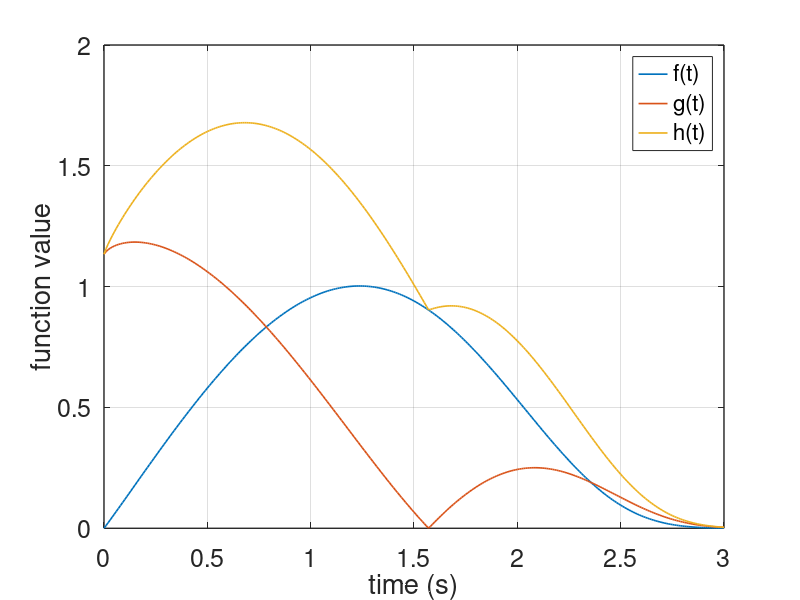
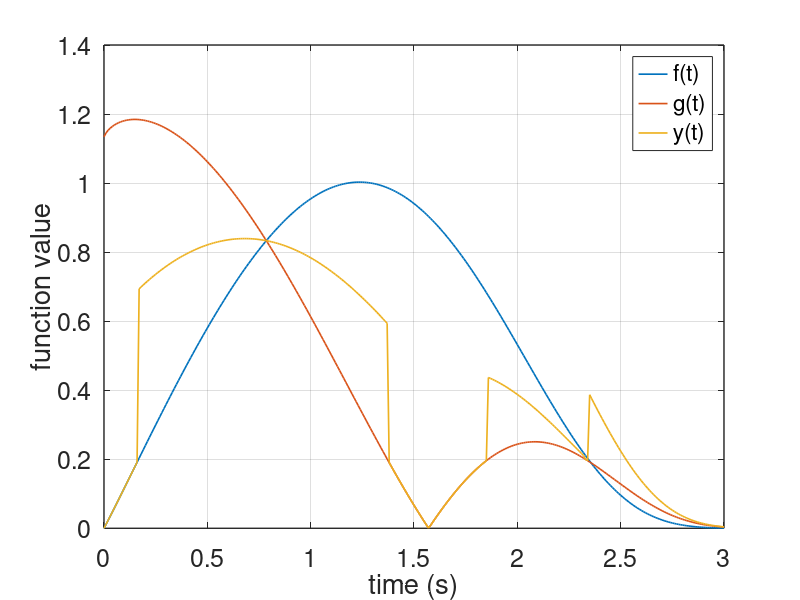

These figures' MATLAB source, in order:
t=0:0.01:3;
f = abs(sin(t)./realpow(2,((t.^t-pi/2)/pi)));
g = abs(cos(t)./realpow(2,((t.^t-pi/2)/pi)));
h = f+g;
figure
plot(t,f, 'LineWidth',1.2)
hold on
plot(t,g, 'LineWidth',1.2)
hold on
plot(t,h, 'LineWidth',1.2)
xlabel('time (s)')
ylabel('function value')
legend('f(t)', 'g(t)', 'h(t)')
set(gca, "linewidth", 1, "fontsize", 18);
grid on


y = (f+g)/2.*(f>=0.2).*(g>=0.2)+g.*(f>=0.2).*(g<0.2)+f.*(f<0.2).*(g>=0.2)+(f+g).*(f<0.2).*(g<0.2);
figure 
plot(t,f, 'LineWidth',1.2)
hold on
plot(t,g, 'LineWidth',1.2)
hold on
plot(t,y, 'LineWidth',1.2)
xlabel('time (s)')
ylabel('function value')
legend('f(t)', 'g(t)', 'y(t)')
set(gca, "linewidth", 1, "fontsize", 18);
grid on